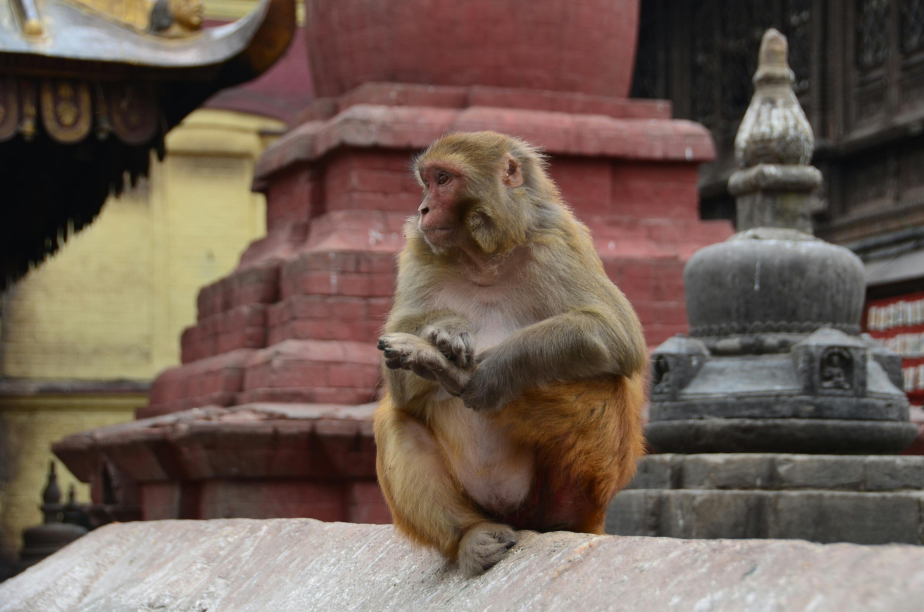
#> input picture images/test_monkey.jpg, 3696 x 2448 px (shown at 1/4 size)
$ jupyter execute image_patching.ipynb
#> lines starting #> are read from the running program, lines starting #| are printed output that depends on the picture
## Vision Transformers

[cell 1]
import matplotlib.pyplot as plt
import numpy as np
import requests
from PIL import Image
from io import BytesIO

[cell 2]
def load_image_from_url(url):
    response  =  requests.get(url)
    img  = Image.open(BytesIO(response.content))
    return img

[cell 3]
def load_image_from_file(filepath):
#> called with filepath = '../images/test_monkey.jpg'
    img = Image.open(filepath)
#> img is the input picture: PIL image 3696x2448 RGB; mean R, G, B 111.1, 94.1, 84
    return img

[cell 4]
def plot_image_with_boxes(image, patch_size = (128,128)):
#> called with patch_size = (128, 128)
    image_resized = image.resize((512,512))
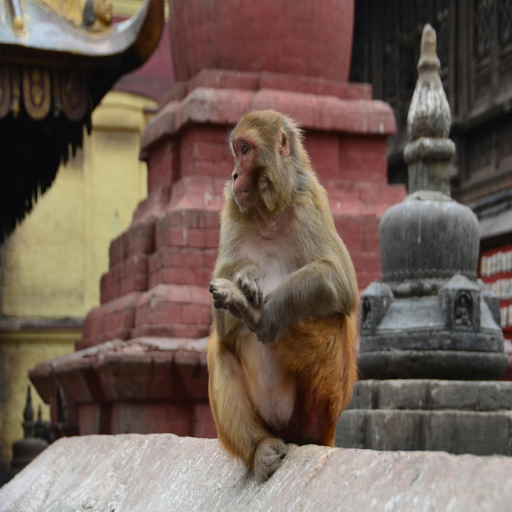
#> image_resized: PIL image 512x512 RGB; mean R, G, B 111.1, 94.1, 84
    img_array  = np.array(image_resized)

    fig, ax = plt.subplots(figsize = (10,10))
    ax.imshow(img_array)

    rows,cols = 512 // patch_size[0], 512//patch_size[1]
    patch_count = 0

    for i in range(rows):
        for j in range(cols):
            y0, y1 = i*patch_size[0], (i+1)*patch_size[0]
            x0, x1 = j*patch_size[1], (j+1)*patch_size[1]
            rect = plt.Rectangle((x0,y0), x1-x0, y1-y0, linewidth=1, edgecolor='r', facecolor='none')
            ax.add_patch(rect)

            ax.text(x0 + patch_size[1]/2, y0 + patch_size[0]/2, str(patch_count), color ="white", ha = "center", va = "center", fontsize=18, fontweight="bold")

            patch_count +=1

    plt.axis("off")
    plt.show()
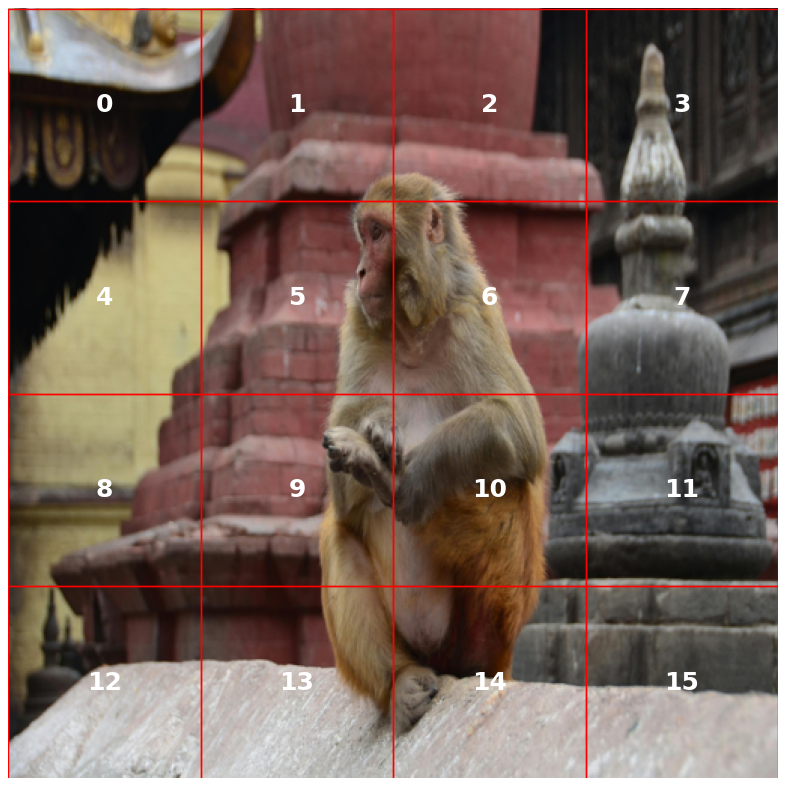
#> figure drawn by matplotlib, 1 panel

[cell 5]
my_image = "../images/test_monkey.jpg"
image = load_image_from_file(my_image)
plot_image_with_boxes(image)

### flatten the image

[cell 6]
def flatten_image(image, patch_size =(128,128)):
#> called with patch_size = (128, 128)
    img_resized = image.resize((512, 512))
    img_array = np.array(img_resized)

    patches = []

    rows, cols = 512//patch_size[0], 512// patch_size[1]


    for i in range (rows):
        for j in range (cols):
            y0, y1 = i * patch_size[0], (i + 1) * patch_size[0]
            x0, x1 = j * patch_size[1], (j+1) * patch_size[1]

            patch = img_array[y0:y1, x0:x1]
            patches.append(patch)
#> after the loop, patches = 16 items

    fig, ax = plt.subplots(figsize =(20,5))
    combined_image = np.hstack(patches)
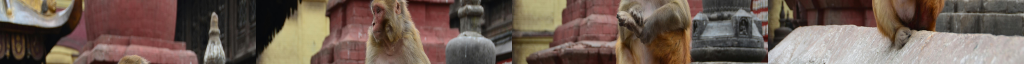
#> combined_image: shape (128, 2048, 3) (shown at 1/2 size); mean of channels 0, 1, 2 111.1, 94.1, 84; drawn as R, G, B

    ax.imshow(combined_image)
    ax.axis("off")

    patch_count = 0
    for i in range (len(patches)):
        x0 = i * patch_size[1]
        x1 = (i + 1) * patch_size[1]
        rect = plt.Rectangle((x0, 0), patch_size[1], patch_size[0], edgecolor = "r", facecolor= "none")
        ax.add_patch(rect)
        ax.text(x0 + patch_size[1] / 2, patch_size[0]/ 2, str(patch_count), color="white", ha = "center", va = "center", fontsize = 20, fontweight="bold")
        patch_count +=1
#> this loop made 16 passes
#> (x0, x1) on passes 1 to 12: (0, 128), (128, 256), (256, 384), (384, 512), (512, 640), (640, 768), (768, 896), (896, 1024), (1024, 1152), (1152, 1280), (1280, 1408), (1408, 1536)
#> after the loop, patch_count = 16

    plt.show()
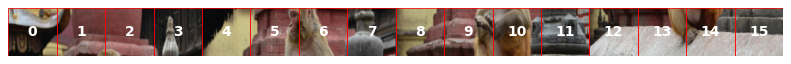
#> figure drawn by matplotlib, 1 panel

flatten_image(image)

[cell 7]
def linear_patching(image, patch_index, patch_size=(128, 128)):
#> called with patch_index = 5, patch_size = (128, 128)
    image_resized = image.resize((512,512))
    img_array = np.array(image_resized)

    patches = []

    rows, cols = 512 // patch_size[0], 512 // patch_size[1]

    for i in range(rows):
        for j in range(cols):
            y0, y1 = i * patch_size[0], (i+1) * patch_size[0]
            x0, x1 = j * patch_size[1], (j+1) * patch_size[1]
            patch = img_array[y0:y1, x0:x1]
            patches.append(patch)
#> after the loop, patches = 16 items

    selected_patch = patches[patch_index].reshape(-1,3)

    print(f"Each patch will make a token of length:  {str(patch_size[0] * patch_size[1] * 3)}.")
    print("\n")


    fig = plt.figure(figsize=(10,1))
    plt.imshow(selected_patch[np.newaxis, :, :], aspect="auto")
    plt.xticks(np.arange(0, len(selected_patch), 5000), labels=np.arange(0, len(selected_patch), 5000))
    plt.yticks([])
    plt.show()
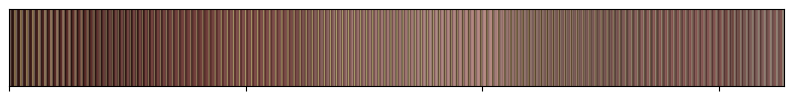
#> figure drawn by matplotlib, 1 panel


linear_patching(image, patch_index=5)

$ run again, with images/apple.jpg copied over images/test_monkey.jpg
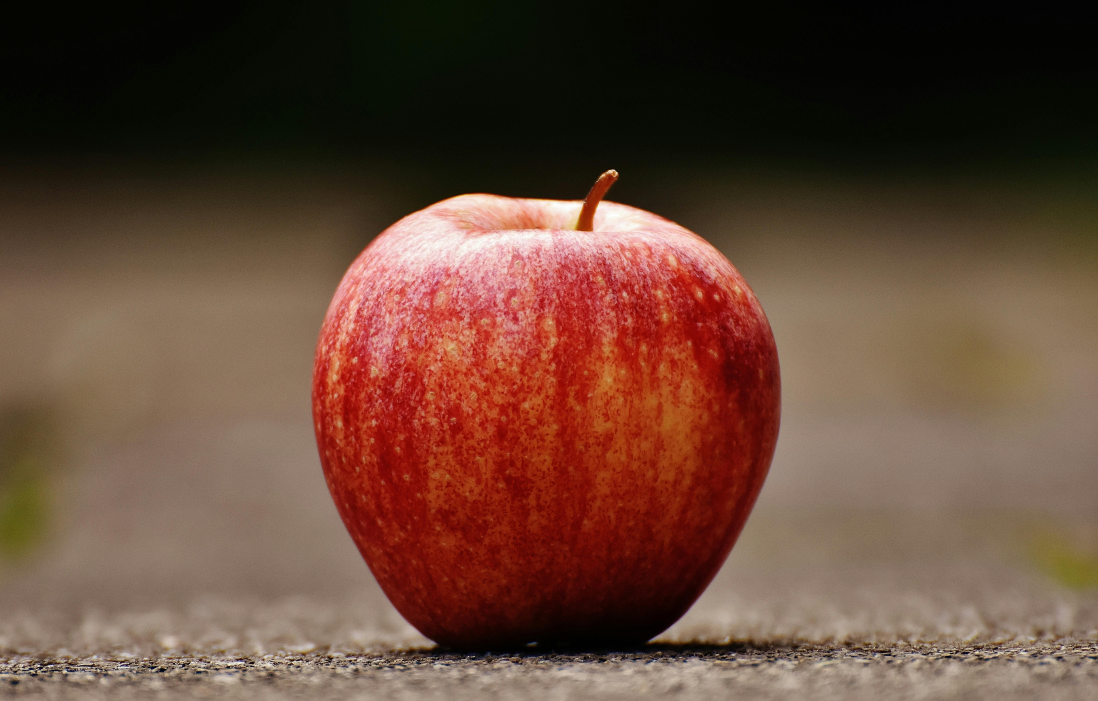
#> input picture images/apple.jpg, 5488 x 3504 px (shown at 1/5 size)
#> in load_image_from_file, img is the input picture: PIL image 5488x3504 RGB; mean R, G, B 101.6, 70.5, 55.6
#> after the loop in flatten_image, `for i in range (rows):`: patches = 16 items
#> in flatten_image, `combined_image = np.hstack(patches)`:
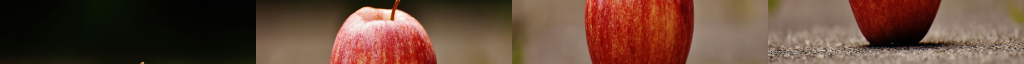
#> combined_image: shape (128, 2048, 3) (shown at 1/2 size); mean of channels 0, 1, 2 101.6, 70.5, 55.6; drawn as R, G, B
#> the loop in flatten_image, `for i in range (len(patches)):` made 16 passes
#> (x0, x1) on passes 1 to 8: (0, 128), (128, 256), (256, 384), (384, 512), (512, 640), (640, 768), (768, 896), (896, 1024)
#> after the loop in flatten_image, `for i in range (len(patches)):`: patch_count = 16
#> after the loop in linear_patching, `for i in range(rows):`: patches = 16 items
#> in linear_patching, `plt.show()`:
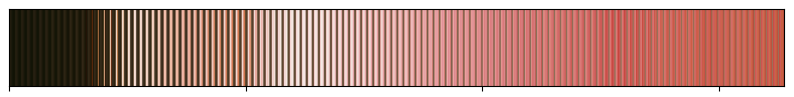
#> figure drawn by matplotlib, 1 panel
